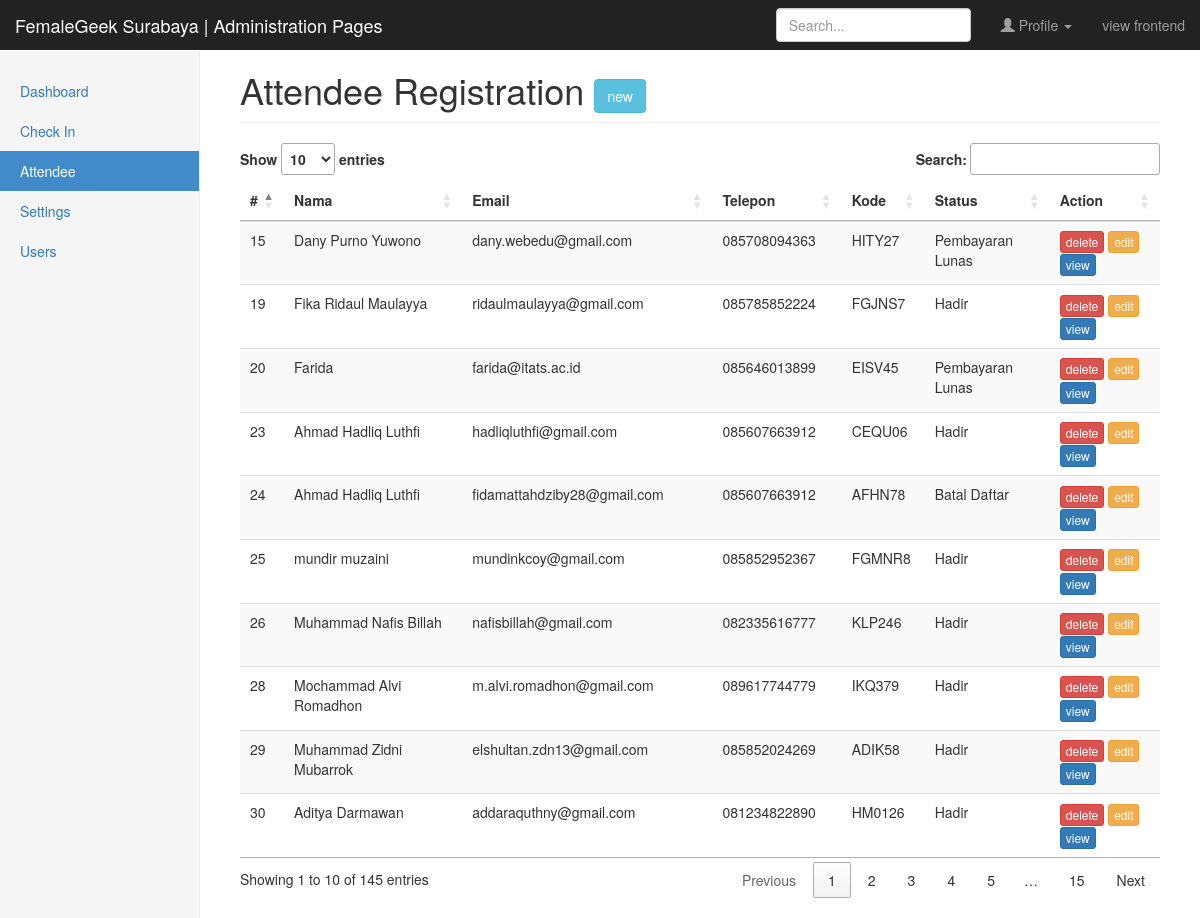
Page /organizer/attendee.php (signed in) on the committed database.
### tables this page shows
CREATE TABLE IF NOT EXISTS `register` (
  `id` int(11) NOT NULL AUTO_INCREMENT,
  `nama` varchar(255) NOT NULL,
  `alamat` varchar(255) NOT NULL,
  `hp` varchar(20) NOT NULL,
  `email` varchar(255) NOT NULL,
  `kota` varchar(255) NOT NULL,
  `kode` varchar(10) NOT NULL,
  `tgl` datetime NOT NULL,
  `tglbayar` datetime DEFAULT NULL,
  `email_confirm` int(11) NOT NULL DEFAULT '0',
  `konfirm` int(11) NOT NULL DEFAULT '0',
  `tglkonfirm` datetime DEFAULT NULL,
  UNIQUE KEY `id` (`id`)
);

### organizer/attendee.php (the view, shortened to what this page needs)
<?php include('header.php'); ?>
			<div class="col-sm-9 col-sm-offset-3 col-md-10 col-md-offset-2 main">
				<h1 class="page-header">Attendee Registration <a href="attendee-new.php" class="btn btn-small btn-info">new</a></h1>
				<div class="table-responsive">
					<table class="table table-striped" id="attendee-lists">
						<thead>
							<tr>
								<th>#</th>
								<th>Nama</th>
								<th>Email</th>
								<th>Telepon</th>
								<th>Kode</th>
								<th>Status</th>
								<th>Action</th>
							</tr>
						</thead>
						<tbody>
							<?php foreach (getattendee() as $attk) { ?>
							<tr>
								<td><?php echo $attk['id']; ?></td>
								<td><?php echo $attk['nama']; ?></td>
								<td><?php echo $attk['email']; ?></td>
								<td><?php echo $attk['hp']; ?></td>
								<td><?php echo $attk['kode']; ?></td>
								<td><?php echo statusattendee($attk['konfirm']); ?></td>
								<td>
									<a href="?action=del&id=<?php echo $attk['id']; ?>" class="btn btn-xs btn-danger">delete</a>
									<a href="attendee-edit.php?id=<?php echo $attk['id']; ?>" class="btn btn-xs btn-warning">edit</a>
									<a href="attendee-view.php?id=<?php echo $attk['id']; ?>" class="btn btn-xs btn-primary">view</a>
								</td>
							</tr>
							<?php } ?>
						</tbody>
					</table>
				</div>
			</div>
<?php include('footer.php'); ?>

### organizer/header.php (shortened to what this page needs)
<?php require("../inc/administration.php"); if(!islogin()) header('Location: login.php'); ?><!DOCTYPE html>
<html>
<head>
    <link rel="stylesheet" href="https://maxcdn.bootstrapcdn.com/bootstrap/3.3.6/css/bootstrap.min.css">
    <link rel="stylesheet" href="https://netdna.bootstrapcdn.com/font-awesome/3.2.1/css/font-awesome.min.css">
    <link rel="stylesheet" type="text/css" href="//cdn.datatables.net/1.10.12/css/jquery.dataTables.min.css">
    <link rel="stylesheet" type="text/css" href="../css/admin.css">
</head>
<body>
	<nav class="navbar navbar-inverse navbar-fixed-top">
		<div class="container-fluid">
			<div class="navbar-header">
				<a class="navbar-brand" href="/organizer">FemaleGeek Surabaya | Administration Pages</a>
			</div>
			<div id="navbar" class="navbar-collapse collapse">
				<ul class="nav navbar-nav navbar-right">
					<li class="dropdown">
						<a href="#" class="dropdown-toggle" data-toggle="dropdown" role="button" aria-haspopup="true" aria-expanded="false">
							<span class="glyphicon glyphicon-user" aria-hidden="true"></span> Profile
							<span class="caret"></span>
						</a>
					</li>
					<li><a href="/" target="_blank">view frontend</a></li>
				</ul>
				<form class="navbar-form navbar-right">
					<input type="text" class="form-control" placeholder="Search...">
				</form>
			</div>
		</div>
	</nav>
	<div class="container-fluid">
		<div class="row">
			<div class="col-sm-3 col-md-2 sidebar">
				<ul class="nav nav-sidebar">
					<li<?php activemenu('/organizer/dashboard.php'); ?>><a href="/organizer">Dashboard</a></li>
					<li<?php activemenu('/organizer/checkin.php'); ?>><a href="/organizer/checkin.php">Check In</a></li>
					<li<?php activemenu('/organizer/attendee.php'); ?>><a href="/organizer/attendee.php">Attendee</a></li>
					<li<?php activemenu('/organizer/setting.php'); ?>><a href="/organizer/setting.php">Settings</a></li>
					<li<?php activemenu('/organizer/user.php'); ?>><a href="/organizer/user.php">Users</a></li>
				</ul>
			</div>

### inc/administration.php (shortened to what this page needs)
<?php
function activemenu($curr){
	if($_SERVER['PHP_SELF'] == $curr){
		echo ' class="active"';
	} else {
		 echo '';
	}
}
function getattendee(){
	$str = "SELECT id, nama, email, hp, kota, kode, konfirm FROM register ORDER BY id ASC";
	$qry = mysql_query($str);
	$datrow = array();
	while ($rows = mysql_fetch_array($qry)) {
		$thisrow = array();
		foreach ($rows as $k => $v) {
			if(!is_int($k))
				$thisrow[$k] = $v;
		}
		$datrow[] = $thisrow;
	}
	return $datrow;
}
function statusattendee($sti){
	$stat = array(
		'0' => 'Validasi Pembayaran',
		'1' => 'Pembayaran Lunas',
		'2' => 'Batal Daftar',
		'3' => 'Konfirmasi Hadir',
		'4' => 'Batal Hadir',
		'5' => 'Hadir'
	);
	return $stat[$sti];
}

### organizer/footer.php (shortened to what this page needs)
		</div>
	</div>
</body>

### css/admin.css (style rules this page uses)
body { padding-top: 50px; }
.navbar-fixed-top { border: 0; }
.sidebar { display: none; }
@media (min-width: 768px) { .sidebar { position: fixed; top: 51px; bottom: 0; left: 0; z-index: 1000; display: block; padding: 20px; overflow-x: hidden; overflow-y: auto; background-color: #f5f5f5; border-right: 1px solid #eee; } }
.nav-sidebar { margin-right: -21px; margin-bottom: 20px; margin-left: -20px; }
.nav-sidebar > li > a { padding-right: 20px; padding-left: 20px; }
.nav-sidebar > .active > a, .nav-sidebar > .active > a:hover, .nav-sidebar > .active > a:focus { color: #fff; background-color: #428bca; }
.main { padding: 20px; }
@media (min-width: 768px) { .main { padding-right: 40px; padding-left: 40px; } }
.main .page-header { margin-top: 0; }

### rows in the picture
register: id "15", nama "Dany Purno Yuwono", email "dany.webedu@gmail.com", hp "085708094363", kode "HITY27", konfirm "Pembayaran Lunas"
register: id "19", nama "Fika Ridaul Maulayya", email "ridaulmaulayya@gmail.com", hp "085785852224", kode "FGJNS7", konfirm "Hadir"
register: id "20", nama "Farida", email "farida@itats.ac.id", hp "085646013899", kode "EISV45", konfirm "Pembayaran Lunas"
register: id "23", nama "Ahmad Hadliq Luthfi", email "hadliqluthfi@gmail.com", hp "085607663912", kode "CEQU06", konfirm "Hadir"
register: id "24", nama "Ahmad Hadliq Luthfi", email "fidamattahdziby28@gmail.com", hp "085607663912", kode "AFHN78", konfirm "Batal Daftar"
register: id "25", nama "mundir muzaini", email "mundinkcoy@gmail.com", hp "085852952367", kode "FGMNR8", konfirm "Hadir"
register: id "26", nama "Muhammad Nafis Billah", email "nafisbillah@gmail.com", hp "082335616777", kode "KLP246", konfirm "Hadir"
register: id "28", nama "Mochammad Alvi Romadhon", email "m.alvi.romadhon@gmail.com", hp "089617744779", kode "IKQ379", konfirm "Hadir"
register: id "29", nama "Muhammad Zidni Mubarrok", email "elshultan.zdn13@gmail.com", hp "085852024269", kode "ADIK58", konfirm "Hadir"
register: id "30", nama "Aditya Darmawan", email "addaraquthny@gmail.com", hp "081234822890", kode "HM0126", konfirm "Hadir"
